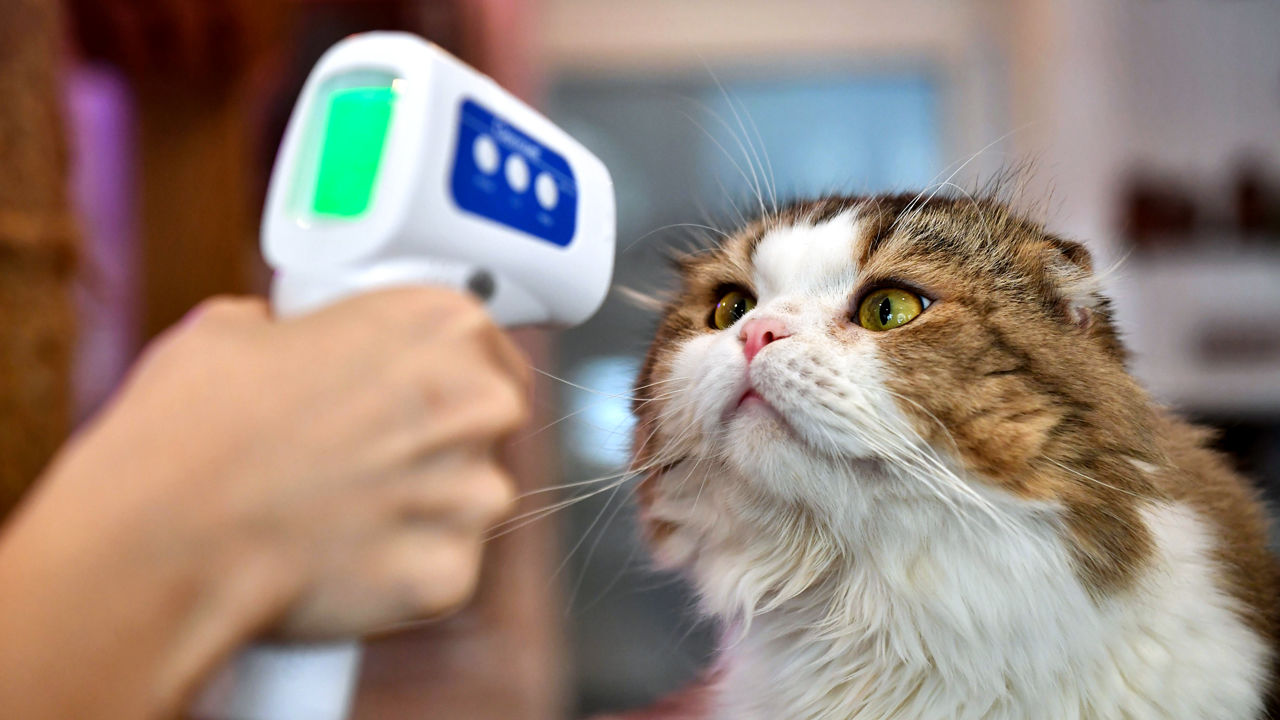
#> input picture cat.png, 1280 x 720 px
$ python demo_opencv.py
#> lines starting #> are read from the running program, lines starting #| are printed output that depends on the picture; long printed decimals are rounded
import numpy as np
import matplotlib.pyplot as plt
import cv2  # C/C++/python image processing library
# from skimage import io  # python-only image processing library


def main():
    cat_image: np.ndarray = cv2.imread('cat.png')  # cv2 will always read images in as BGR
#> cat_image is the input picture: shape (720, 1280, 3); mean B, G, R 122.3, 133.2, 150.4
    cat_image_gray: np.ndarray = cv2.cvtColor(cat_image, cv2.COLOR_BGR2GRAY)
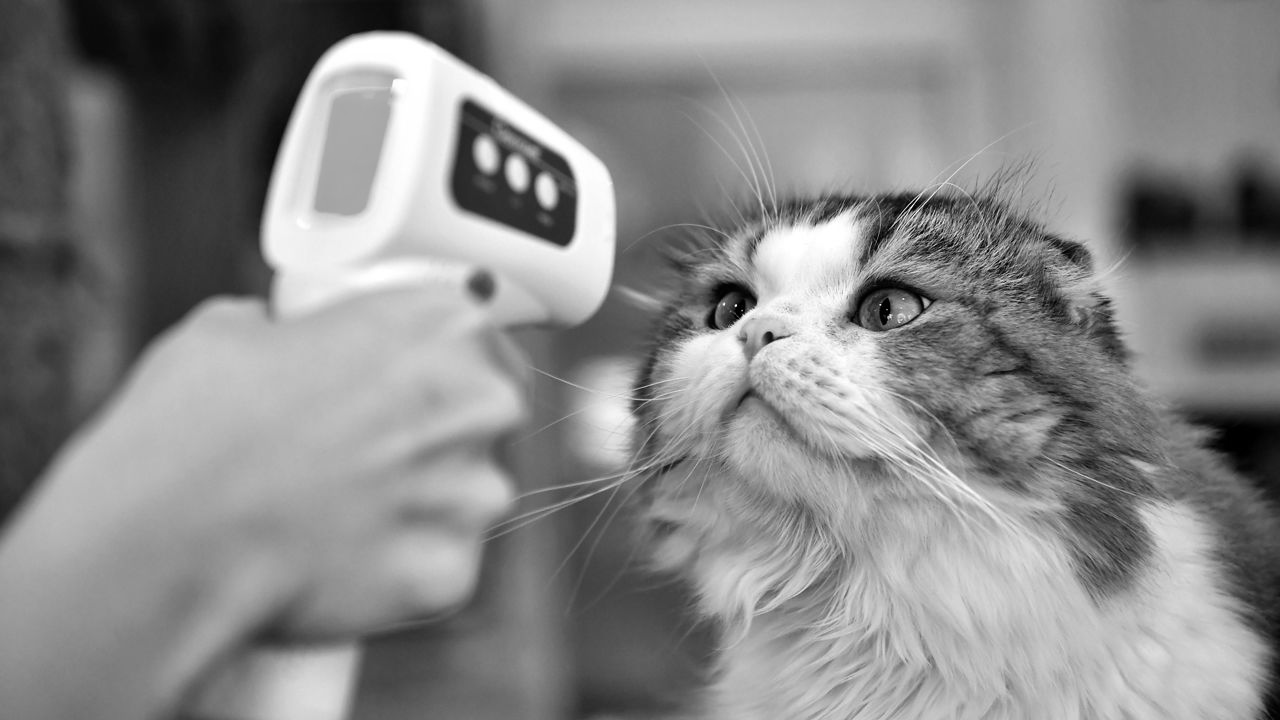
#> cat_image_gray: shape (720, 1280); min 0, max 255, mean 137.1
    rows, cols = cat_image_gray.shape
#> rows = 720; cols = 1280

    cat_image_gray_small: np.ndarray = cv2.resize(cat_image_gray, None, fx=0.5, fy=0.5)  # scale image
    rotate_matrix = cv2.getRotationMatrix2D(((cols - 1) / 2, (rows - 1) / 2), 90, 1)
    cat_image_gray_rotated: np.ndarray = cv2.warpAffine(cat_image_gray, rotate_matrix, (cols, rows))  # rotate image
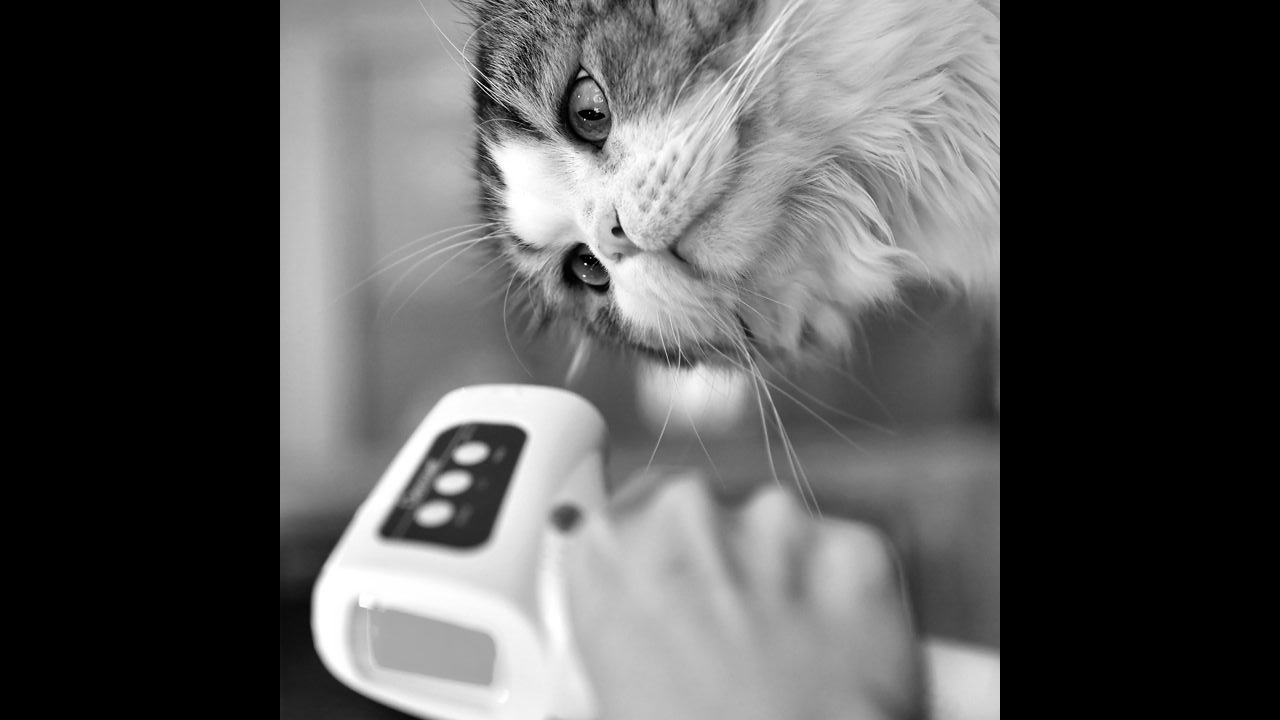
#> cat_image_gray_rotated: shape (720, 1280); min 0, max 255, mean 85.1

    ######################
    # Feature Detection
    ######################

    sift_obj: cv2.SIFT = cv2.SIFT_create()
    bfmatcher_obj = cv2.BFMatcher(cv2.NORM_L2, crossCheck=True)

    sift_keypoints, sift_descriptors = sift_obj.detectAndCompute(cat_image_gray, None)
#> sift_keypoints = 1474 keypoints; strongest (x, y, size): (769, 337, 7.7), (547, 191, 14.9), (485, 153, 15.6), (473, 120, 24.7)
    # sift_image = cv2.drawKeypoints(cat_image_gray, sift_keypoints, None)

    sift_keypoints_small, sift_descriptors_small = sift_obj.detectAndCompute(cat_image_gray_small, None)
#> sift_keypoints_small = 551 keypoints; strongest (x, y, size): (384, 169, 3.9), (273, 96, 7.4), (242, 77, 7.8), (237, 60, 12.4)
    # sift_image_small = cv2.drawKeypoints(cat_image_gray_small, sift_keypoints_small, None)

    sift_keypoints_rotated, sift_descriptors_rotated = sift_obj.detectAndCompute(cat_image_gray_rotated, None)
#> sift_keypoints_rotated = 1030 keypoints; strongest (x, y, size): (617, 230, 7.8), (471, 453, 14.9), (433, 514, 15.6), (400, 526, 24.7)

    matches_small = bfmatcher_obj.match(sift_descriptors, sift_descriptors_small)
#> matches_small = 490 matches
    sift_matches_small = cv2.drawMatches(cat_image_gray, sift_keypoints,
                                         cat_image_gray_small, sift_keypoints_small,
                                         matches_small, None, flags=cv2.DrawMatchesFlags_NOT_DRAW_SINGLE_POINTS)
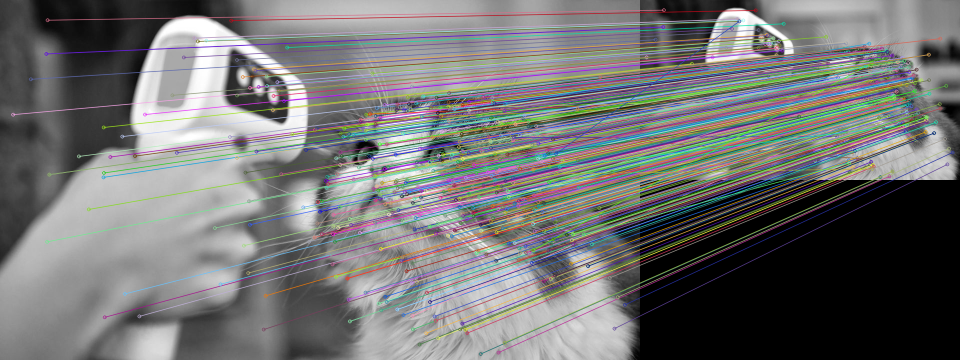
#> sift_matches_small: shape (720, 1920, 3) (shown at 1/2 size); mean of channels 0, 1, 2 114.7, 115, 114.6; drawn as B, G, R

    matches_rotated = bfmatcher_obj.match(sift_descriptors, sift_descriptors_rotated)
#> matches_rotated = 956 matches
    sift_matches_rotated = cv2.drawMatches(cat_image_gray, sift_keypoints,
                                           cat_image_gray_rotated, sift_keypoints_rotated,
                                           matches_rotated, None, flags=cv2.DrawMatchesFlags_NOT_DRAW_SINGLE_POINTS)
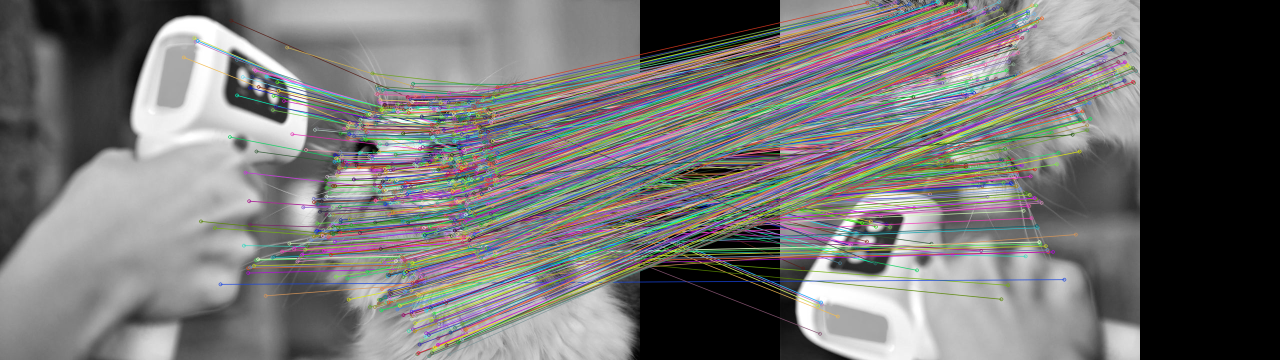
#> sift_matches_rotated: shape (720, 2560, 3) (shown at 1/2 size); mean of channels 0, 1, 2 115, 115.8, 116.2; drawn as B, G, R

    plt.figure(figsize=(10, 6))
    plt.imshow(sift_matches_small)
    plt.title('SIFT matches against smaller image')
    plt.show()

    plt.figure(figsize=(10, 6))
    plt.imshow(sift_matches_rotated)
    plt.title('SIFT matches against rotated image')
    plt.show()

    angle_diff_small = sift_keypoints[matches_small[0].queryIdx].angle - \
                       sift_keypoints_small[matches_small[0].trainIdx].angle
#> angle_diff_small = -0.0483
    print(f'Angle difference of scaled image: {angle_diff_small}')
#| Angle difference of scaled image: -0.04834

    angle_diff_rotated = sift_keypoints[matches_rotated[0].queryIdx].angle - \
                       sift_keypoints_rotated[matches_rotated[0].trainIdx].angle
#> angle_diff_rotated = -267.5
    print(f'Angle difference of rotated image: {angle_diff_rotated}')
#| Angle difference of rotated image: -267.522

    # [51 lines of commented-out code are left out]

    return


if __name__ == '__main__':
    main()
